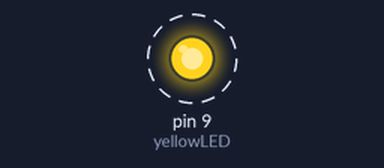
A sketch run on a simulated Arduino Uno, built with avr-gcc and run on an emulated ATmega328P. Shown: output pins drawn as LEDs (lit = HIGH). Dashed ring = blinking.

Above: at 0.05 s.
Timing chart, 0 to 3.0 s (numbered marks = the images above):
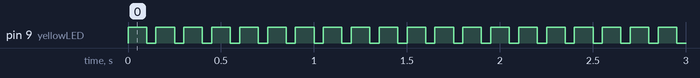

The sketch:

blink_version2.ino
```cpp
int yellowLED = 9;
int waitTimeOn = 100;
int waitTimeOff = 50;

void setup() {
  // put your setup code here, to run once:
  pinMode(yellowLED, OUTPUT);

}

void loop() {
  // put your main code here, to run repeatedly:
  digitalWrite(yellowLED, HIGH); //will provide 5 volts to the output pin numberyellowLED
  delay(waitTimeOn);
  digitalWrite(yellowLED, LOW); // will provide 0 volt to pin number numberyellowLED
  delay(waitTimeOff);


}
```

Measured:
- by itself, pin 9 (yellowLED): alternates HIGH for 0.10 s and LOW for 0.05 s
